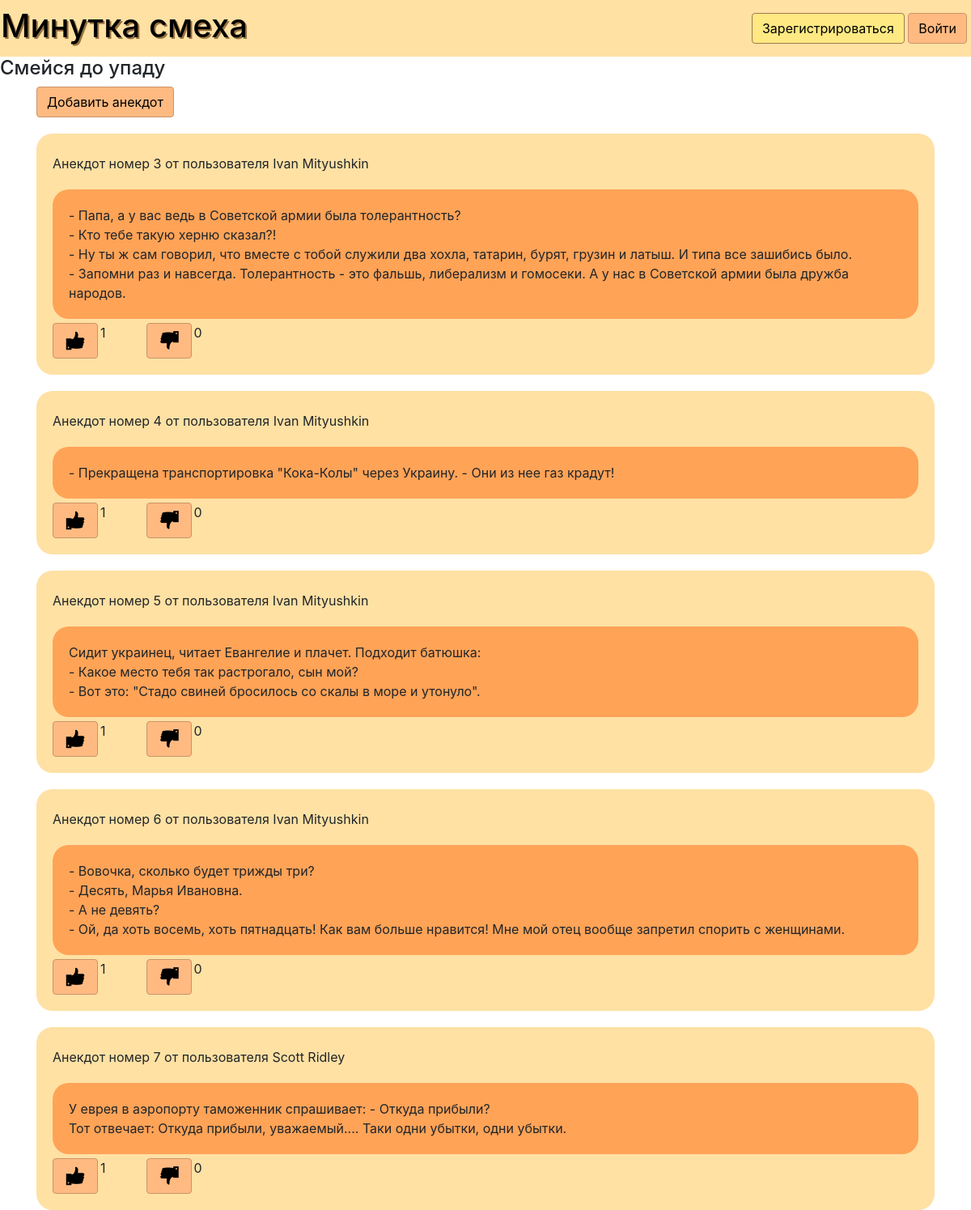
The app's page /main with its own data.
### data/anecdot.py (models this page shows, shortened)
class Anecdotiy(SqlAlchemyBase, SerializerMixin):
    __tablename__ = 'Anecdotiy'
    id = sqlalchemy.Column(sqlalchemy.Integer,
                           primary_key=True, autoincrement=True)
    text = sqlalchemy.Column(sqlalchemy.String)
    author = sqlalchemy.Column(sqlalchemy.Integer, sqlalchemy.ForeignKey('Users.id'))
    rating = sqlalchemy.Column(sqlalchemy.Integer, default=0)
    likes = sqlalchemy.Column(sqlalchemy.Integer, default=0)
    users_likes = sqlalchemy.Column(sqlalchemy.String, default='')
    dislikes = sqlalchemy.Column(sqlalchemy.Integer, default=0)
    users_dislikes = sqlalchemy.Column(sqlalchemy.String, default='')
    creator = orm.relation('User')
    categories = orm.relation("Genre",
                              secondary="association",
                              backref="Anecdotiy")

### data/users.py (models this page shows, shortened)
class User(SqlAlchemyBase, UserMixin, SerializerMixin):
    __tablename__ = 'Users'
    id = sqlalchemy.Column(sqlalchemy.Integer,
                           primary_key=True, autoincrement=True)
    login = sqlalchemy.Column(sqlalchemy.String, unique=True)
    surname = sqlalchemy.Column(sqlalchemy.String)
    name = sqlalchemy.Column(sqlalchemy.String)
    admin = sqlalchemy.Column(sqlalchemy.Boolean)
    hashed_password = sqlalchemy.Column(sqlalchemy.String)
    modified_date = sqlalchemy.Column(sqlalchemy.DateTime,
                                      default=datetime.datetime.now)
    rating = sqlalchemy.Column(sqlalchemy.Integer, default=0)
    anecdoties = orm.relation('Anecdotiy', back_populates='creator')

### sqlalchemy_app.py (the view)
@app.route('/main')
def all_anec():
    db_sess = db_session.create_session()
    anecdoties = db_sess.query(Anecdotiy).all()
    texts = []
    for anecdot in anecdoties:
        text = anecdot.text.split(';')
        texts.append(text)
    return render_template('anecdotiy.html', title='Все анекдоты', anecdotiy=anecdoties, texts=texts)

### data/db_session.py (called while the page is built)
def create_session() -> Session:
    global __factory
    return __factory()

### templates/anecdotiy.html (shortened to what this page needs)
{% extends "base.html" %}
{% block content %}
<a href="/addanecdot" class="btn btn-success" style="display: table-cell;">
    Добавить анекдот
</a>
{% for anecdot in anecdotiy %}
<div class='gather'>
<div class="line">
    <div>
Анекдот номер {{anecdot.id}} от пользователя {{anecdot.creator.name}} {{anecdot.creator.surname}}</div>
</div>
<div class="space" style="text-align: left;">
    <div>{%for line in texts[loop.index0]%}
        {{line}}<br>
        {%endfor%}
    </div>
</div>
<div class='line'>
<a href="/addlike/{{anecdot.id}}" style='margin-right: 3px;' class="btn btn-success" style="display: table-cell;">
    <img src="/static/data/like.png">
</a>
<div style="margin-right: 50px;">
    {{anecdot.likes}}
</div>
<a href="/adddislike/{{anecdot.id}}" style='margin-right: 3px;' class="btn btn-success" style="display: table-cell;">
    <img src='/static/data/dislike.png'>
</a>
<div>
    {{anecdot.dislikes}}
</div>
</div>
</div>
{% endfor %}
{% endblock %}

### templates/base.html (shortened to what this page needs)
<!DOCTYPE html>
<html lang="en">
<head>
    <link rel="stylesheet" href="https://stackpath.bootstrapcdn.com/bootstrap/4.2.1/css/bootstrap.min.css"
>
    <link href="{{ url_for('static', filename='css/style.css') }}" rel="stylesheet">
</head>
<header style="height:70px; width: auto;">
    <table width="100%" height=70>
        <tr>
            <td class='{%  if current_user.is_authenticated %} auth {% else%} not_auth {% endif %}' class='header_td'>
                <h1 class="header"  right='5px' style='text-shadow: 2px 2px rgb(153, 114, 63)'>Минутка смеха</h1>
            </td>
            <td style="text-align: right; padding-right: 5px;">
                <nav class='login_buttons' style="height: 70px;">
                    {% if current_user.is_authenticated %}
                    <a class="navbar-brand" style="color: black; font-size: 2rem;" href="/logout">{{ current_user.name }}</a>
                    {% else %}
                    <p>
                        <a class="btn btn-primary " style="margin-top: 15px" href="/register">Зарегистрироваться</a>
                        <a class="btn btn-success" style="margin-top: 15px" href="/login">Войти</a>
                    </p>
                    {% endif %}
                </nav>
            </td>
        </tr>
    </table>
</header>
<body>
<h4>Смейся до упаду</h4>
<main role="main" class="container">
    {% block content %}{% endblock %}
</main>
</body>
</html>

### static/css/style.css (style rules this page uses)
.space { text-align: center; padding: 20px; background: #FFA357; border-radius: 20px; margin-top: 20px; margin-left: auto; margin-right: auto; }
.gather { text-align: left; padding: 20px; background: #FFE1A4; border-radius: 20px; margin-top: 20px; margin-left: auto; margin-right: auto; }
table { margin: auto; }
.btn-primary { background-color: #FFE982; border-color: #a57650; color: black; }
.btn-success { background-color: #FFBA82; border-color: #ca9468; color: black; }
p { margin-top: auto; }
td { text-align: center; }
h1.header { color: black; }
nav.login_buttons { right: 5px; top: 5px; }
a { text-decoration: none; }
header { background-color: #FFE1A4; }
body { background-color: white; }
.line { margin-top: 5px; display: flex; }
.not_auth { width: 70%; text-align: left; }

### records on screen
Anecdotiy: id "3", creator.name "Ivan", creator.surname "Mityushkin", index0 "- Папа, а у вас ведь в Советской армии была толерантность?" "- Кто тебе такую херню сказал?!" "- Ну ты ж сам говорил, что вместе с тобой служили два хохла, татарин, бурят, грузин и латыш. И типа все зашибись было." "- Запомни раз и навсегда. Толерантность - это фальшь, либерализм и гомосеки. А у нас в Советской армии была дружба народов.", likes "1", dislikes "0"
Anecdotiy: id "4", creator.name "Ivan", creator.surname "Mityushkin", text "- Прекращена транспортировка \"Кока-Колы\" через Украину. - Они из нее газ крадут!", likes "1", dislikes "0"
Anecdotiy: id "5", creator.name "Ivan", creator.surname "Mityushkin", index0 "Сидит украинец, читает Евангелие и плачет. Подходит батюшка:" "- Какое место тебя так растрогало, сын мой?" "- Вот это: \"Стадо свиней бросилось со скалы в море и утонуло\".", likes "1", dislikes "0"
Anecdotiy: id "6", creator.name "Ivan", creator.surname "Mityushkin", index0 "- Вовочка, сколько будет трижды три?" "- Десять, Марья Ивановна." "- А не девять?" "- Ой, да хоть восемь, хоть пятнадцать! Как вам больше нравится! Мне мой отец вообще запретил спорить с женщинами.", likes "1", dislikes "0"
Anecdotiy: id "7", creator.name "Scott", creator.surname "Ridley", index0 "У еврея в аэропорту таможенник спрашивает: - Откуда прибыли?" "Тот отвечает: Откуда прибыли, уважаемый.... Таки одни убытки, одни убытки.", likes "1", dislikes "0"
